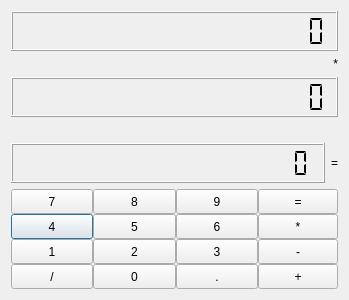
<?xml version="1.0" encoding="UTF-8"?>
<ui version="4.0">
 <class>Dialog</class>
 <widget class="QDialog" name="Dialog">
  <property name="geometry">
   <rect>
    <x>0</x>
    <y>0</y>
    <width>349</width>
    <height>300</height>
   </rect>
  </property>
  <property name="sizePolicy">
   <sizepolicy hsizetype="Fixed" vsizetype="Fixed">
    <horstretch>0</horstretch>
    <verstretch>0</verstretch>
   </sizepolicy>
  </property>
  <property name="windowTitle">
   <string>Dialog</string>
  </property>
  <layout class="QGridLayout" name="gridLayout_2">
   <item row="0" column="0">
    <layout class="QGridLayout" name="gridLayout">
     <item row="0" column="0">
      <layout class="QVBoxLayout" name="verticalLayout">
       <item>
        <widget class="QLCDNumber" name="lcd_high_num">
         <property name="smallDecimalPoint">
          <bool>false</bool>
         </property>
         <property name="digitCount">
          <number>20</number>
         </property>
         <property name="segmentStyle">
          <enum>QLCDNumber::Flat</enum>
         </property>
         <property name="value" stdset="0">
          <double>0.000000000000000</double>
         </property>
        </widget>
       </item>
       <item>
        <widget class="QLabel" name="label_sign">
         <property name="sizePolicy">
          <sizepolicy hsizetype="MinimumExpanding" vsizetype="Fixed">
           <horstretch>0</horstretch>
           <verstretch>0</verstretch>
          </sizepolicy>
         </property>
         <property name="text">
          <string>*</string>
         </property>
         <property name="alignment">
          <set>Qt::AlignRight|Qt::AlignTrailing|Qt::AlignVCenter</set>
         </property>
         <property name="margin">
          <number>6</number>
         </property>
         <property name="indent">
          <number>-5</number>
         </property>
        </widget>
       </item>
       <item>
        <widget class="QLCDNumber" name="lcd_low_num">
         <property name="digitCount">
          <number>20</number>
         </property>
         <property name="segmentStyle">
          <enum>QLCDNumber::Flat</enum>
         </property>
        </widget>
       </item>
       <item>
        <spacer name="horizontalSpacer">
         <property name="orientation">
          <enum>Qt::Horizontal</enum>
         </property>
         <property name="sizeHint" stdset="0">
          <size>
           <width>40</width>
           <height>20</height>
          </size>
         </property>
        </spacer>
       </item>
       <item>
        <layout class="QHBoxLayout" name="horizontalLayout">
         <item>
          <widget class="QLCDNumber" name="lcd_result">
           <property name="digitCount">
            <number>20</number>
           </property>
           <property name="segmentStyle">
            <enum>QLCDNumber::Flat</enum>
           </property>
          </widget>
         </item>
         <item>
          <widget class="QLabel" name="label_2">
           <property name="sizePolicy">
            <sizepolicy hsizetype="Fixed" vsizetype="Minimum">
             <horstretch>0</horstretch>
             <verstretch>0</verstretch>
            </sizepolicy>
           </property>
           <property name="text">
            <string>=</string>
           </property>
           <property name="alignment">
            <set>Qt::AlignRight|Qt::AlignTrailing|Qt::AlignVCenter</set>
           </property>
          </widget>
         </item>
        </layout>
       </item>
       <item>
        <layout class="QGridLayout" name="gridLayout_3" rowminimumheight="25,25,25,25">
         <property name="sizeConstraint">
          <enum>QLayout::SetNoConstraint</enum>
         </property>
         <property name="spacing">
          <number>0</number>
         </property>
         <item row="1" column="0">
          <widget class="QPushButton" name="butt_4">
           <property name="sizePolicy">
            <sizepolicy hsizetype="MinimumExpanding" vsizetype="Ignored">
             <horstretch>0</horstretch>
             <verstretch>0</verstretch>
            </sizepolicy>
           </property>
           <property name="text">
            <string>4</string>
           </property>
           <property name="shortcut">
            <string>4</string>
           </property>
          </widget>
         </item>
         <item row="0" column="2">
          <widget class="QPushButton" name="butt_9">
           <property name="sizePolicy">
            <sizepolicy hsizetype="MinimumExpanding" vsizetype="Ignored">
             <horstretch>0</horstretch>
             <verstretch>0</verstretch>
            </sizepolicy>
           </property>
           <property name="text">
            <string>9</string>
           </property>
           <property name="shortcut">
            <string>9</string>
           </property>
          </widget>
         </item>
         <item row="3" column="2">
          <widget class="QPushButton" name="butt_point">
           <property name="sizePolicy">
            <sizepolicy hsizetype="MinimumExpanding" vsizetype="Ignored">
             <horstretch>0</horstretch>
             <verstretch>0</verstretch>
            </sizepolicy>
           </property>
           <property name="text">
            <string>.</string>
           </property>
           <property name="shortcut">
            <string>.</string>
           </property>
          </widget>
         </item>
         <item row="0" column="0">
          <widget class="QPushButton" name="butt_7">
           <property name="sizePolicy">
            <sizepolicy hsizetype="MinimumExpanding" vsizetype="Ignored">
             <horstretch>0</horstretch>
             <verstretch>0</verstretch>
            </sizepolicy>
           </property>
           <property name="text">
            <string>7</string>
           </property>
           <property name="shortcut">
            <string>7</string>
           </property>
          </widget>
         </item>
         <item row="3" column="0">
          <widget class="QPushButton" name="butt_division">
           <property name="sizePolicy">
            <sizepolicy hsizetype="MinimumExpanding" vsizetype="Ignored">
             <horstretch>0</horstretch>
             <verstretch>0</verstretch>
            </sizepolicy>
           </property>
           <property name="text">
            <string>/</string>
           </property>
           <property name="shortcut">
            <string>/</string>
           </property>
          </widget>
         </item>
         <item row="1" column="1">
          <widget class="QPushButton" name="butt_5">
           <property name="sizePolicy">
            <sizepolicy hsizetype="MinimumExpanding" vsizetype="Ignored">
             <horstretch>0</horstretch>
             <verstretch>0</verstretch>
            </sizepolicy>
           </property>
           <property name="text">
            <string>5</string>
           </property>
           <property name="shortcut">
            <string>5</string>
           </property>
          </widget>
         </item>
         <item row="2" column="1">
          <widget class="QPushButton" name="butt_2">
           <property name="sizePolicy">
            <sizepolicy hsizetype="MinimumExpanding" vsizetype="Ignored">
             <horstretch>0</horstretch>
             <verstretch>0</verstretch>
            </sizepolicy>
           </property>
           <property name="text">
            <string>2</string>
           </property>
           <property name="shortcut">
            <string>2</string>
           </property>
          </widget>
         </item>
         <item row="3" column="1">
          <widget class="QPushButton" name="butt_0">
           <property name="sizePolicy">
            <sizepolicy hsizetype="MinimumExpanding" vsizetype="Ignored">
             <horstretch>0</horstretch>
             <verstretch>0</verstretch>
            </sizepolicy>
           </property>
           <property name="text">
            <string>0</string>
           </property>
           <property name="shortcut">
            <string>0</string>
           </property>
          </widget>
         </item>
         <item row="2" column="2">
          <widget class="QPushButton" name="butt_3">
           <property name="sizePolicy">
            <sizepolicy hsizetype="MinimumExpanding" vsizetype="Ignored">
             <horstretch>0</horstretch>
             <verstretch>0</verstretch>
            </sizepolicy>
           </property>
           <property name="text">
            <string>3</string>
           </property>
           <property name="shortcut">
            <string>3</string>
           </property>
          </widget>
         </item>
         <item row="2" column="0">
          <widget class="QPushButton" name="butt_1">
           <property name="sizePolicy">
            <sizepolicy hsizetype="MinimumExpanding" vsizetype="Ignored">
             <horstretch>0</horstretch>
             <verstretch>0</verstretch>
            </sizepolicy>
           </property>
           <property name="text">
            <string>1</string>
           </property>
           <property name="shortcut">
            <string>1</string>
           </property>
          </widget>
         </item>
         <item row="0" column="1">
          <widget class="QPushButton" name="butt_8">
           <property name="sizePolicy">
            <sizepolicy hsizetype="MinimumExpanding" vsizetype="Ignored">
             <horstretch>0</horstretch>
             <verstretch>0</verstretch>
            </sizepolicy>
           </property>
           <property name="text">
            <string>8</string>
           </property>
           <property name="shortcut">
            <string>8</string>
           </property>
          </widget>
         </item>
         <item row="1" column="2">
          <widget class="QPushButton" name="butt_6">
           <property name="sizePolicy">
            <sizepolicy hsizetype="MinimumExpanding" vsizetype="Ignored">
             <horstretch>0</horstretch>
             <verstretch>0</verstretch>
            </sizepolicy>
           </property>
           <property name="text">
            <string>6</string>
           </property>
           <property name="shortcut">
            <string>6</string>
           </property>
          </widget>
         </item>
         <item row="3" column="3">
          <widget class="QPushButton" name="butt_plus">
           <property name="sizePolicy">
            <sizepolicy hsizetype="Maximum" vsizetype="Ignored">
             <horstretch>0</horstretch>
             <verstretch>0</verstretch>
            </sizepolicy>
           </property>
           <property name="text">
            <string>+</string>
           </property>
           <property name="shortcut">
            <string>+</string>
           </property>
          </widget>
         </item>
         <item row="2" column="3">
          <widget class="QPushButton" name="butt_minus">
           <property name="sizePolicy">
            <sizepolicy hsizetype="Maximum" vsizetype="Ignored">
             <horstretch>0</horstretch>
             <verstretch>0</verstretch>
            </sizepolicy>
           </property>
           <property name="text">
            <string>-</string>
           </property>
           <property name="shortcut">
            <string>-</string>
           </property>
          </widget>
         </item>
         <item row="1" column="3">
          <widget class="QPushButton" name="butt_multiple">
           <property name="sizePolicy">
            <sizepolicy hsizetype="Maximum" vsizetype="Ignored">
             <horstretch>0</horstretch>
             <verstretch>0</verstretch>
            </sizepolicy>
           </property>
           <property name="text">
            <string>*</string>
           </property>
           <property name="shortcut">
            <string>*</string>
           </property>
          </widget>
         </item>
         <item row="0" column="3">
          <widget class="QPushButton" name="butt_equal">
           <property name="sizePolicy">
            <sizepolicy hsizetype="Maximum" vsizetype="Ignored">
             <horstretch>0</horstretch>
             <verstretch>0</verstretch>
            </sizepolicy>
           </property>
           <property name="text">
            <string>=</string>
           </property>
           <property name="shortcut">
            <string>Return, =</string>
           </property>
          </widget>
         </item>
        </layout>
       </item>
      </layout>
     </item>
    </layout>
   </item>
  </layout>
 </widget>
 <resources/>
 <connections/>
</ui>
